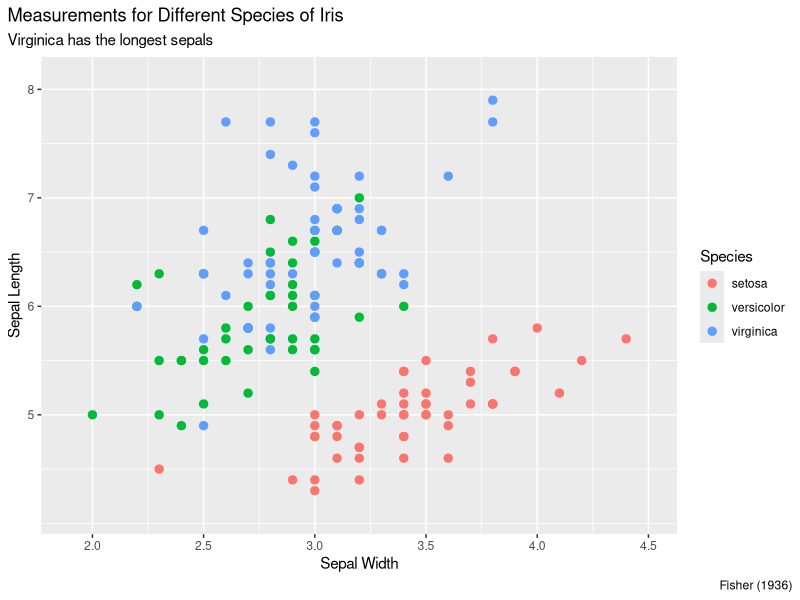

Reproduce this figure in R. (Note: this script raises an error after producing the figure.)
## ---- chunk 1
#| echo: false
library(ggplot2)

iris_plot <- ggplot(
  iris,
  aes(x = Sepal.Width, y = Sepal.Length, color = Species)
) +
  geom_point(size = 2.5) +
  scale_color_manual(
    name = "Species",
    breaks = c("setosa", "versicolor", "virginica"),
    values = c(
      setosa = "#F8766D",
      versicolor = "#00BA38",
      virginica = "#619CFF"
    )
  ) +
  scale_x_continuous(
    limits = c(1.9, 4.5),
    breaks = seq(2.0, 4.5, by = 0.5)
  ) +
  scale_y_continuous(
    limits = c(4.1, 8.1),
    breaks = 5:8
  ) +
  labs(
    title = "Measurements for Different Species of Iris",
    subtitle = "Virginica has the longest sepals",
    x = "Sepal Width",
    y = "Sepal Length",
    caption = "Fisher (1936)"
  ) +
  theme_gray() +
  theme(
    plot.title.position = "plot",
    plot.caption.position = "plot",
    plot.title = element_text(hjust = 0),
    plot.subtitle = element_text(hjust = 0),
    plot.caption = element_text(hjust = 1),
    legend.position = "right"
  )

ggsave(
  filename = "iris_scatterplot.png",
  plot = iris_plot,
  width = 10,
  height = 7.5,
  units = "in",
  dpi = 100
)

knitr::include_graphics("iris_scatterplot.png")
